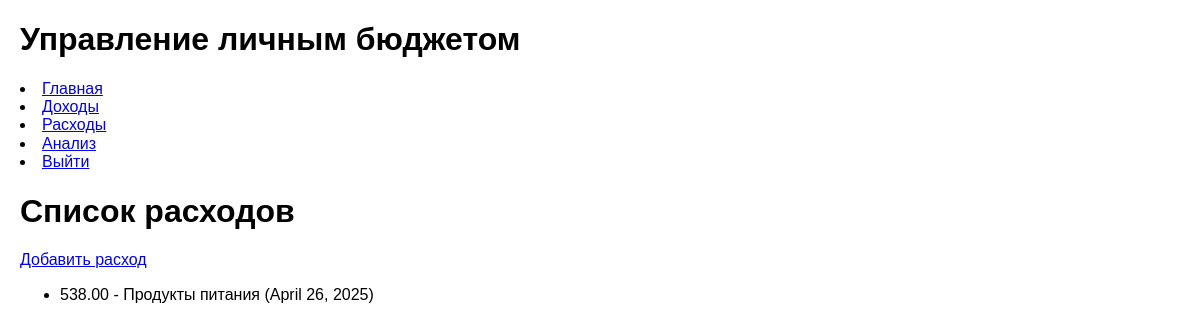
The app's page /expenses/ (signed in), older data.
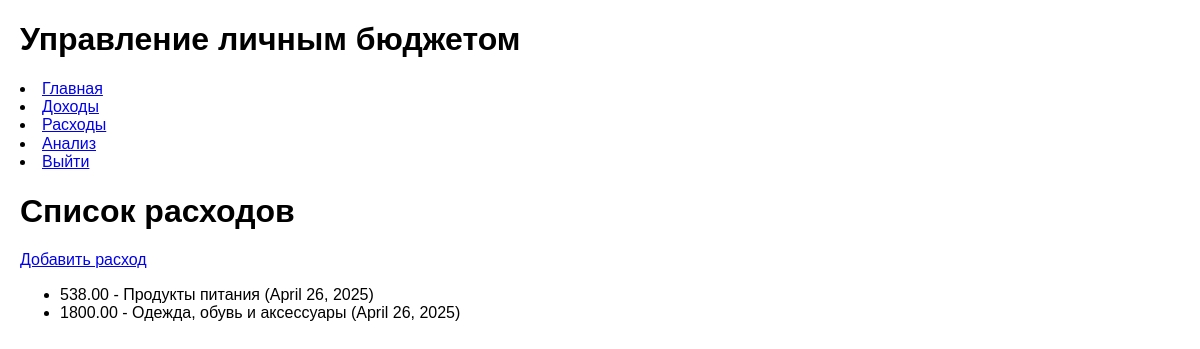
The same page, newer data.
### budget/models.py (models this page shows, shortened)
class Expense(models.Model):
    user = models.ForeignKey(User, on_delete=models.CASCADE)
    category = models.ForeignKey(ExpenseCategory, on_delete=models.SET_NULL, null=True, blank=True)
    amount = models.DecimalField(max_digits=10, decimal_places=2)
    date = models.DateField()

class ExpenseCategory(models.Model):
    name = models.CharField(max_length=100)
    def __str__(self):
        return self.name

### budget/views.py (the view)
# urls.py: path('expenses/', views.expense_list, name='expense_list'),
def expense_list(request):
    expenses = Expense.objects.filter(user=request.user)
    return render(request, 'budget/expense_list.html', {'expenses': expenses})

### budget/templates/budget/expense_list.html (shortened to what this page needs)
{% extends 'budget/base.html' %}
{% block content %}
<h1>Список расходов</h1>
<a href="{% url 'add_expense' %}" class="btn">Добавить расход</a>
<ul>
    {% for expense in expenses %}
    <li>{{ expense.amount }} - {{ expense.category }} ({{ expense.date }})</li>
    {% empty %}
    <p>Нет расходов.</p>
    {% endfor %}
</ul>
{% endblock %}

Row changes from the older to the newer data that the page shows:
added Expense: amount "1800.00", category "Одежда, обувь и аксессуары", date "April 26, 2025"
